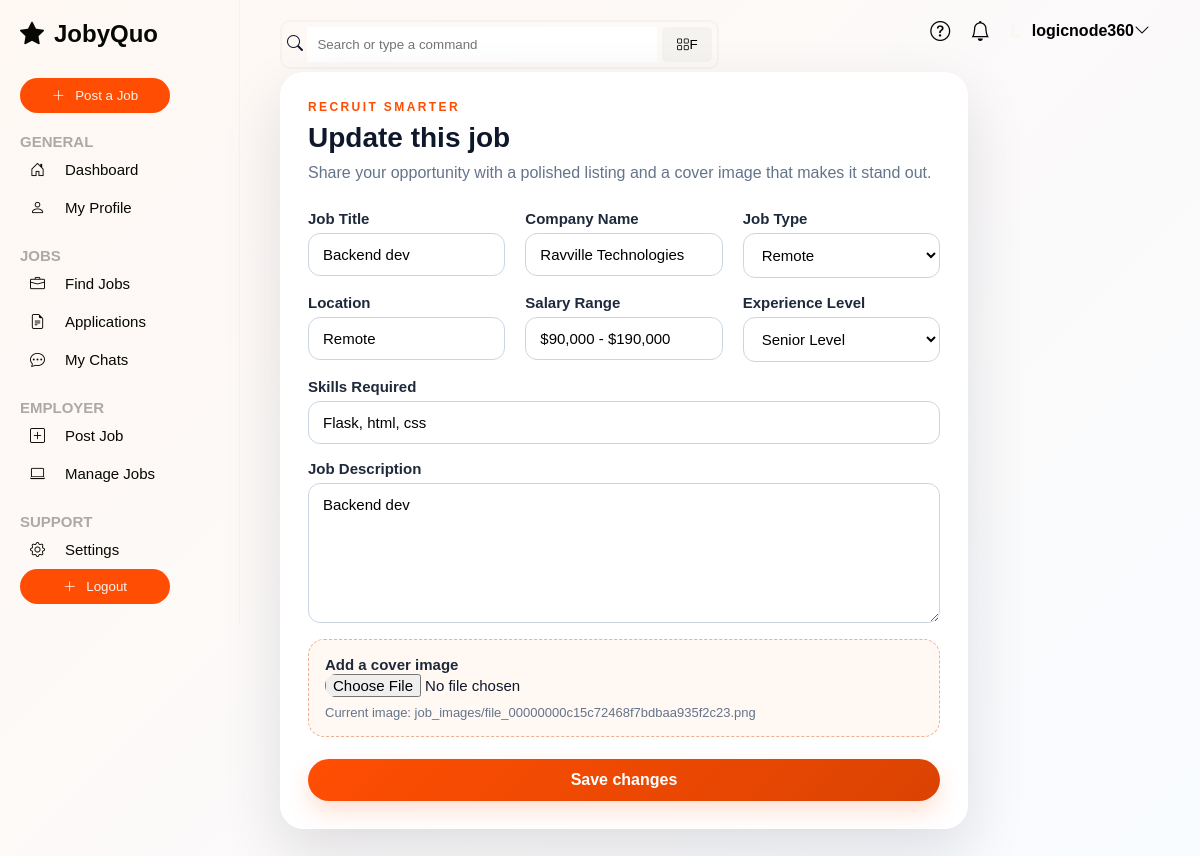
The page /main/post_job?edit=2 (signed in) on the database its author committed.
### main/models.py (models this page shows, shortened)
class JobPost(models.Model):
    JOB_TYPES = [
        ("Full-Time", "Full-Time"),
        ("Part-Time", "Part-Time"),
        ("Remote", "Remote"),
        ("Hybrid", "Hybrid"),
        ("Contract", "Contract"),
        ("Internship", "Internship"),
    ]
    EXP_LEVEL = [
        ("Entry Level", "Entry Level"),
        ("Mid Level", "Mid Level"),
        ("Senior Level", "Senior Level"),
    ]
    user = models.ForeignKey(User, on_delete=models.CASCADE, null=True, blank=True)
    title = models.CharField(max_length=100)
    company = models.CharField(max_length=100)
    type = models.CharField(max_length=20, choices=JOB_TYPES)
    location = models.CharField(max_length=300)
    salary = models.CharField(max_length=100)
    level = models.CharField(max_length=20, choices=EXP_LEVEL)
    skill = models.CharField(max_length=100)
    description = models.TextField()
    image = models.ImageField(upload_to="job_images/", null=True, blank=True)

### main/views.py (the view, shortened to what this page needs)
# urls.py: path("post_job", views.post_job, name="post_job"),
def post_job(request):
    edit_id = request.GET.get("edit") or request.POST.get("edit_id")
    job_obj = None
    if edit_id:
        job_obj = get_object_or_404(JobPost, id=edit_id, user=request.user)
    return render(request, "main/post_job.html", {"job": job_obj})

### templates/main/post_job.html (shortened to what this page needs)
{% extends 'main/base.html' %}
{% block content %}
  <div class="job-form-container">
    <div class="job-form-hero">
      <div>
        <p class="eyebrow">Recruit smarter</p>
        <h2>{% if job %}Update this job{% else %}Post a job{% endif %}</h2>
        <p class="hero-copy">Share your opportunity with a polished listing and a cover image that makes it stand out.</p>
      </div>
    </div>
    <form class="job-form" method="POST" enctype="multipart/form-data">
      <div class="row-3">
        <div class="form-group">
          <label>Job Title</label>
          <input type="text" placeholder="Frontend Developer" name="title" value="{{ job.title|default:'' }}" required />
        </div>
        <div class="form-group">
          <label>Company Name</label>
          <input type="text" placeholder="Company XYZ" name="company" value="{{ job.company|default:'' }}" required />
        </div>
        <div class="form-group">
          <label>Job Type</label>
          <select name="type">
            <option value="Remote" {% if job.type == 'Remote' %}selected{% endif %}>Remote</option>
          </select>
        </div>
      </div>
      <div class="row-3">
        <div class="form-group">
          <label>Location</label>
          <input type="text" placeholder="New York, NY or Remote" name="location" value="{{ job.location|default:'' }}" required />
        </div>
        <div class="form-group">
          <label>Salary Range</label>
          <input type="text" placeholder="$60,000 - $90,000 / yr" name="salary" value="{{ job.salary|default:'' }}" required />
        </div>
        <div class="form-group">
          <label>Experience Level</label>
          <select name="level">
            <option value="Senior Level" {% if job.level == 'Senior Level' %}selected{% endif %}>Senior Level</option>
          </select>
        </div>
      </div>
      <div class="form-group">
        <label>Skills Required</label>
        <input type="text" placeholder="HTML, CSS, JavaScript, React" name="skill" value="{{ job.skill|default:'' }}" required />
      </div>
      <div class="form-group">
        <label>Job Description</label>
        <textarea placeholder="Describe the role..." name="description" required>{{ job.description|default:'' }}</textarea>
      </div>
      <div class="image-upload-card">
        <label for="job-image">Add a cover image</label>
        <input id="job-image" type="file" name="image" accept="image/*" />
        {% if job and job.image %}
          <p class="helper-text">Current image: {{ job.image.name }}</p>
        {% endif %}
      </div>
      <button class="post-btn">{% if job %}Save changes{% else %}Post Job{% endif %}</button>
    </form>
  </div>
{% endblock %}

### templates/main/base.html (shortened to what this page needs)
{% load static %}
<!DOCTYPE html>
<html lang="en">
  <head>
    <link rel="stylesheet" href="{% static 'css/main.css' %}" />
    <link rel="stylesheet" href="{% static 'css/bootstrap-icons/bootstrap-icons.css' %}" />
  </head>
  <body>
    <header class="sideBar">
      <div class="logo">
        <h2><i class="bi bi-star-fill"></i><span class="logo_txt">JobyQuo</span></h2>
      </div>
      <a href="{% url 'post_job' %}"><button><i class="bi bi-plus-lg"></i><span class="add">Post a Job</span></button></a>
      <div class="side_links">
        <h4>General</h4>
        <a href="{% url 'dashboard' %}"><i class="bi bi-house-door"></i><span class="txt">Dashboard</span></a>
        <a href="{% url 'profile' %}"><i class="bi bi-person"></i><span class="txt">My Profile</span></a>
        <h4>Jobs</h4>
        <a href="{% url 'dashboard' %}"><i class="bi bi-briefcase"></i><span class="txt">Find Jobs</span></a>
        <a href="{% url 'my_applicants' %}"><i class="bi bi-file-earmark-text"></i><span class="txt">Applications</span></a>
        <a href="{% url 'my_chats' %}"><i class="bi bi-chat-dots"></i><span class="txt">My Chats</span></a>
        <h4>Employer</h4>
        <a href="{% url 'post_job' %}"><i class="bi bi-plus-square"></i><span class="txt">Post Job</span></a>
        <a href="{% url 'manage_job' %}"><i class="bi bi-laptop"></i><span class="txt">Manage Jobs</span></a>
        <h4>Support</h4>
        <a href="{% url 'profile' %}"><i class="bi bi-gear"></i><span class="txt">Settings</span></a>
      </div>
      <a href="{% url 'logout' %}"><button><i class="bi bi-plus-lg"></i><span class="add">Logout</span></button></a>
    </header>
    <main>
      <div class="navbar">
        <div class="searchBar">
          <i class="bi bi-search"></i>
          <input type="text" placeholder="Search or type a command" />
          <button><i class="bi bi-grid"></i>F</button>
        </div>
        <div class="right">
          <div class="actions">
            <a href=""><i class="bi-question-circle"></i></a>
            <div id="notifications" hx-get="{% url 'notifications' %}" hx-trigger="load, every 5s" hx-swap="outerHTML">
              {% include 'main/_notifications.html' %}
            </div>
          </div>
          <a href="{% url 'profile' %}">
            <div class="profile">
              <div class="pic">
                {% if user.profile.profile_pic %}
                  <img src="{{ user.profile.profile_pic.url }}" alt="Profile Picture" />
                {% else %}
                  <h3>{{ user.username|first|upper }}</h3>
                {% endif %}
              </div>
              <div class="name">
                <h4>{{ user.username }}<i class="bi bi-chevron-down"></i></h4>
              </div>
            </div>
          </a>
        </div>
      </div>
      {% block content %}
      {% endblock %}
    </main>
  </body>
</html>

### static/css/main.css (style rules this page uses)
* { padding: 0; margin: 0; font-family: sans-serif; box-sizing: border-box; }
:root { --primary: #FF4E03; --primary-dark: #DB4302; --muted: #F5F3F0; --accent: #10B981; --card-bg: #ffffff; }
body { display: flex; overflow-x: hidden; background: linear-gradient(135deg, #fff8f3 0%, #f8fbff 100%); color: #0f172a; }
.sideBar { display: flex; flex-direction: column; width: 20%; border-right: 1px solid rgb(245, 243, 240); padding: 20px; position: fixed; left: 0; }
.logo { padding-bottom: 30px; }
.logo i { padding-right: 10px; }
.logo h2 { color: rgb(7, 8, 2); }
.sideBar button { background: rgb(255, 78, 3); border: none; color: rgb(245, 243, 240); padding: 10px 20px; border-radius: 50px; width: 150px; font-weight: 100; cursor: pointer; }
.sideBar button i { padding-right: 10px; }
.sideBar .side_links { line-height: 1.2; display: flex; flex-direction: column; }
.sideBar .side_links h4 { text-transform: uppercase; color: rgba(37, 37, 37, 0.377); font-weight: 600; font-size: 15px; padding-top: 20px; }
.sideBar .side_links a { text-decoration: none; padding: 10px; color: rgb(7, 8, 2); font-size: 15px; transition: 0.5s; }
.sideBar .side_links a i { padding-right: 20px; }
main { padding-left: 260px; }
main .navbar { display: flex; padding: 20px; }
main .navbar .searchBar { border: 2px solid rgb(245, 243, 240); position: absolute; padding: 5px; border-radius: 10px; align-items: center; }
main .navbar .searchBar input { width: 350px; padding: 10px; border: none; outline: none; }
main .navbar .searchBar button { padding: 10px; background: rgb(245, 243, 240); border: none; border-radius: 5px; width: 50px; }
main .navbar .right { position: absolute; right: 0; }
main .navbar .actions a { font-size: 20px; color: rgb(102, 102, 102); text-decoration: none; }
main .navbar .right { display: flex; }
main .navbar .right .actions { padding-right: 20px; display: flex; gap: 10px; align-items: center; }
main .navbar .right a { text-decoration: none; color: #000; }
main .navbar .right .profile { display: flex; align-items: center; gap: 10px; cursor: pointer; }
main .navbar .right .profile .pic { color: rgb(250, 247, 240); border-radius: 50%; }
main .navbar .right .profile .name { display: flex; padding-right: 50px; }
.job-form-container { max-width: 760px; margin: 32px 20px 48px; padding: 28px; background: rgba(255, 255, 255, 0.96); border-radius: 24px; box-shadow: 0 24px 60px rgba(15, 23, 42, 0.12); backdrop-filter: blur(10px); }
.job-form-hero { margin-bottom: 24px; }
.eyebrow { text-transform: uppercase; letter-spacing: 0.2em; font-size: 12px; font-weight: 700; color: var(--primary); margin-bottom: 8px; }
.job-form-container h2 { font-size: 28px; font-weight: 800; color: #0F172A; margin-bottom: 6px; }
.hero-copy { color: #64748b; line-height: 1.6; }
.job-form { display: flex; flex-direction: column; gap: 16px; }
.job-form label { font-weight: 600; color: #1E293B; font-size: 15px; margin-bottom: 6px; }
.job-form input, .job-form select, .job-form textarea { width: 100%; padding: 12px 14px; border: 1px solid #CBD5E1; border-radius: 12px; font-size: 15px; outline: none; transition: border 0.3s ease, box-shadow 0.3s ease; background: #fff; }
.job-form textarea { height: 140px; resize: vertical; }
.image-upload-card { border: 1px dashed #f0b08f; border-radius: 16px; padding: 16px; background: #fff8f3; }
.image-upload-card input { padding: 0; border: none; background: transparent; }
.helper-text { color: #64748b; font-size: 13px; margin-top: 8px; }
.post-btn { background: linear-gradient(135deg, var(--primary) 0%, var(--primary-dark) 100%); color: #fff; padding: 12px 20px; font-size: 16px; border: none; border-radius: 999px; cursor: pointer; font-weight: 700; transition: transform 0.2s ease, box-shadow 0.2s ease; margin-top: 6px; box-shadow: 0 10px 25px rgba(255, 78, 3, 0.18); }
.row-3 { display: flex; gap: 20px; }
.form-group { flex: 1; display: flex; flex-direction: column; }

### rows shown on the page
JobPost: title "Backend dev", company "Ravville Technologies", type "Remote", location "Remote", salary "$90,000 - $190,000", level "Senior Level", skill "Flask, html, css", description "Backend dev", image.name "job_images/file_00000000c15c72468f7bdbaa935f2c23.png"

### other values the page prints
{{ user.username }} "logicnode360"
